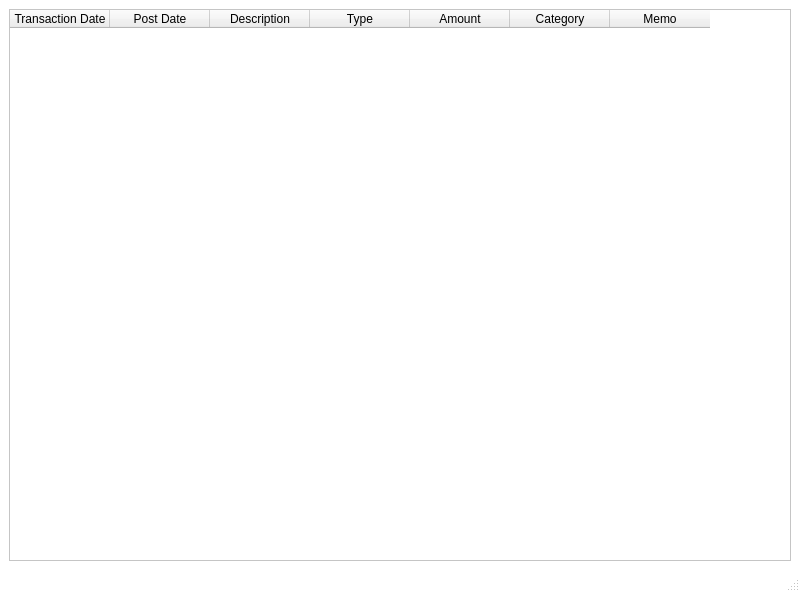
<?xml version="1.0" encoding="UTF-8"?>
<ui version="4.0">
 <class>MainWindow</class>
 <widget class="QMainWindow" name="MainWindow">
  <property name="geometry">
   <rect>
    <x>0</x>
    <y>0</y>
    <width>800</width>
    <height>592</height>
   </rect>
  </property>
  <property name="palette">
   <palette>
    <active>
     <colorrole role="Base">
      <brush brushstyle="SolidPattern">
       <color alpha="255">
        <red>255</red>
        <green>255</green>
        <blue>255</blue>
       </color>
      </brush>
     </colorrole>
     <colorrole role="Window">
      <brush brushstyle="SolidPattern">
       <color alpha="255">
        <red>255</red>
        <green>255</green>
        <blue>255</blue>
       </color>
      </brush>
     </colorrole>
    </active>
    <inactive>
     <colorrole role="Base">
      <brush brushstyle="SolidPattern">
       <color alpha="255">
        <red>255</red>
        <green>255</green>
        <blue>255</blue>
       </color>
      </brush>
     </colorrole>
     <colorrole role="Window">
      <brush brushstyle="SolidPattern">
       <color alpha="255">
        <red>255</red>
        <green>255</green>
        <blue>255</blue>
       </color>
      </brush>
     </colorrole>
    </inactive>
    <disabled>
     <colorrole role="Base">
      <brush brushstyle="SolidPattern">
       <color alpha="255">
        <red>255</red>
        <green>255</green>
        <blue>255</blue>
       </color>
      </brush>
     </colorrole>
     <colorrole role="Window">
      <brush brushstyle="SolidPattern">
       <color alpha="255">
        <red>255</red>
        <green>255</green>
        <blue>255</blue>
       </color>
      </brush>
     </colorrole>
    </disabled>
   </palette>
  </property>
  <property name="windowTitle">
   <string>Relynance</string>
  </property>
  <property name="windowIcon">
   <iconset>
    <normaloff>../img/Icon.png</normaloff>../img/Icon.png</iconset>
  </property>
  <widget class="QWidget" name="centralwidget">
   <layout class="QGridLayout" name="gridLayout">
    <item row="0" column="0">
     <widget class="WindowTable" name="table">
      <attribute name="horizontalHeaderMinimumSectionSize">
       <number>80</number>
      </attribute>
      <column>
       <property name="text">
        <string>Transaction Date</string>
       </property>
      </column>
      <column>
       <property name="text">
        <string>Post Date</string>
       </property>
      </column>
      <column>
       <property name="text">
        <string>Description</string>
       </property>
      </column>
      <column>
       <property name="text">
        <string>Type</string>
       </property>
      </column>
      <column>
       <property name="text">
        <string>Amount</string>
       </property>
      </column>
      <column>
       <property name="text">
        <string>Category</string>
       </property>
      </column>
      <column>
       <property name="text">
        <string>Memo</string>
       </property>
      </column>
     </widget>
    </item>
   </layout>
  </widget>
  <widget class="QMenuBar" name="menubar">
   <property name="geometry">
    <rect>
     <x>0</x>
     <y>0</y>
     <width>800</width>
     <height>26</height>
    </rect>
   </property>
  </widget>
  <widget class="QStatusBar" name="statusbar"/>
 </widget>
 <customwidgets>
  <customwidget>
   <class>WindowTable</class>
   <extends>QTableWidget</extends>
   <header>table</header>
  </customwidget>
 </customwidgets>
 <resources/>
 <connections/>
</ui>
